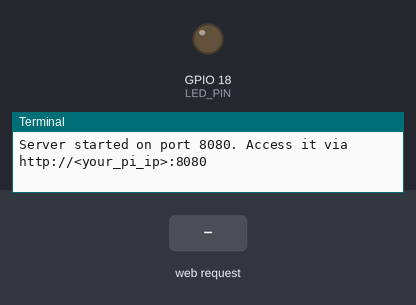
Recording of a program running on a simulated Raspberry Pi (BCM pin numbers). Shown: output pins drawn as LEDs (lit = HIGH), the last lines printed to the terminal. The inputs (shaded band) are chosen by the test bench.

Above: at 1.2 s.
1.3 s: HTTP request for /on received
At 2.2 s:
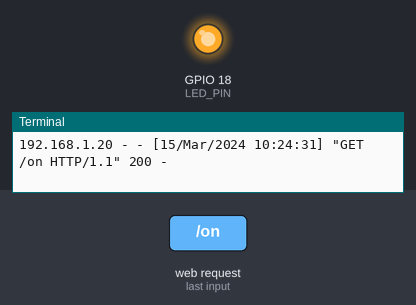
2.8 s: HTTP request for /off received
At 3.4 s:
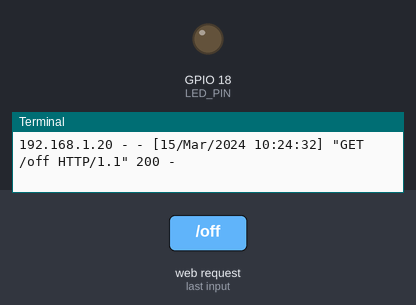
Timing chart, 0 to 5.8 s (numbered marks = the images above; inputs shaded):
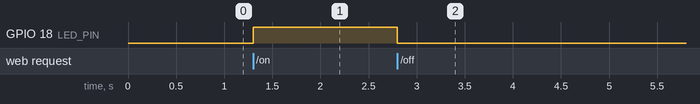

Measured:
- after the input at 1.3 s, GPIO 18 (LED_PIN): LOW → HIGH at once
- after the input at 2.8 s, GPIO 18 (LED_PIN): HIGH → LOW at once

The program:

httpServer.py
```python
import RPi.GPIO as GPIO
from http.server import BaseHTTPRequestHandler, HTTPServer

LED_PIN = 18
# GPIO settings
GPIO.setmode(GPIO.BCM)
GPIO.setup(LED_PIN, GPIO.OUT)
GPIO.output(LED_PIN, GPIO.LOW)

# Web server class inheriting from BaseHTTPRequestHandler
class WebServer(BaseHTTPRequestHandler):
    def do_GET(self):
        if self.path == "/on":
            GPIO.output(LED_PIN, GPIO.HIGH)
            self.send_response(200)
            self.end_headers()
            self.wfile.write(b"LED ON")
        elif self.path == "/off":
            GPIO.output(LED_PIN, GPIO.LOW)
            self.send_response(200)
            self.end_headers()
            self.wfile.write(b"LED OFF")
        else:
            self.send_response(200)
            self.send_header('Content-type', 'text/html')
            self.end_headers()
            with open("httpserverIndex.html", "rb") as file:
                self.wfile.write(file.read())
try:
    server = HTTPServer(("0.0.0.0", 8080), WebServer)
    print("Server started on port 8080. Access it via http://<your_pi_ip>:8080")
    server.serve_forever()
except KeyboardInterrupt:
    print("Server stopped by user")
finally:
    GPIO.cleanup()
    server.server_close()
```
